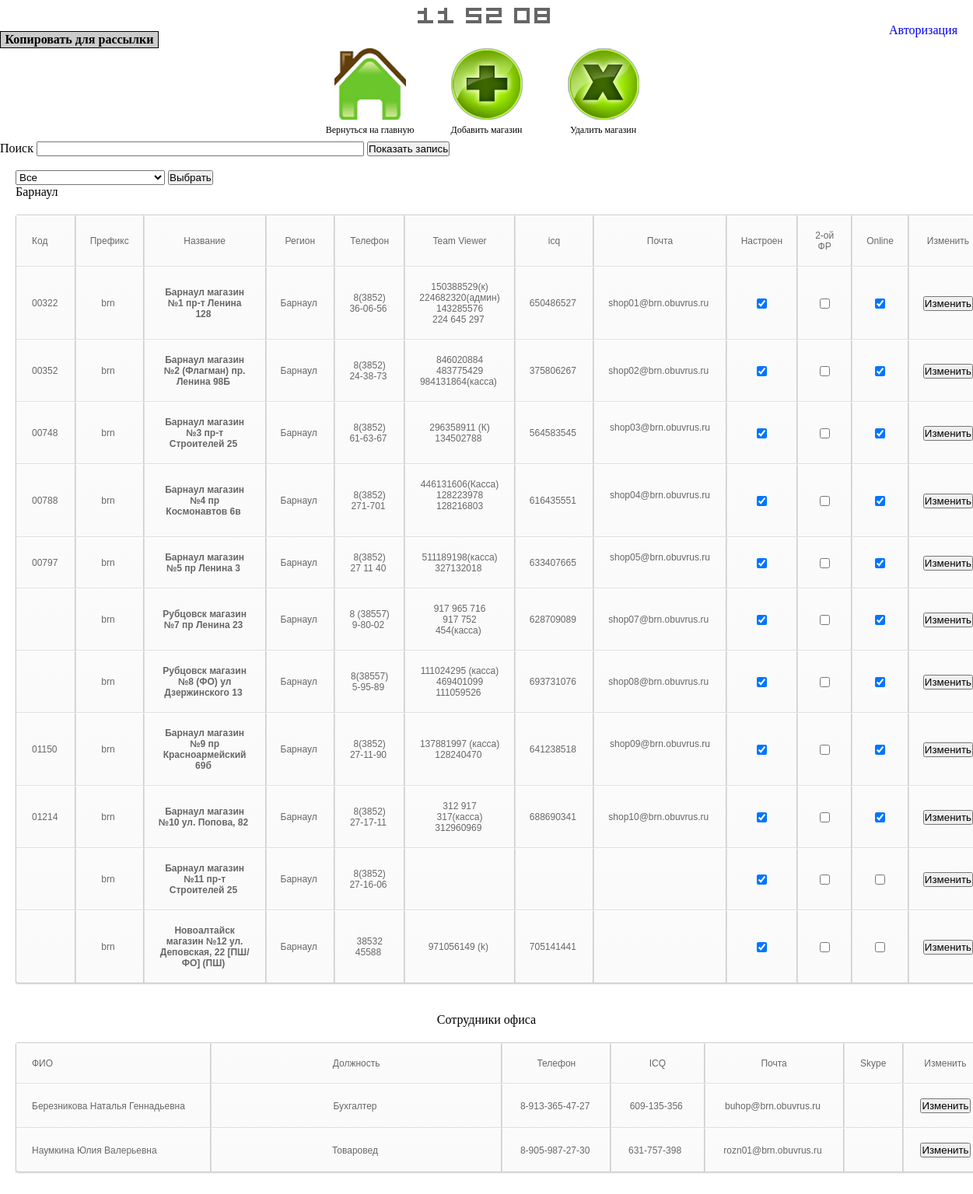
/shops.php?reg=Барнаул, run on the app's committed database.
### tables this page shows
CREATE TABLE IF NOT EXISTS `mag` (
  `id` int(4) unsigned NOT NULL AUTO_INCREMENT,
  `kod` varchar(10) NOT NULL,
  `pref` varchar(15) NOT NULL,
  `name` varchar(100) NOT NULL,
  `number` int(3) NOT NULL,
  `region` varchar(30) NOT NULL,
  `city` varchar(30) NOT NULL,
  `tel` varchar(100) NOT NULL,
  `teamviewer` varchar(200) NOT NULL,
  `icq` varchar(100) NOT NULL,
  `chek` tinyint(1) NOT NULL,
  `fr` tinyint(1) NOT NULL,
  `online` tinyint(1) NOT NULL,
  `mail` varchar(100) NOT NULL,
  PRIMARY KEY (`id`)
);

CREATE TABLE IF NOT EXISTS `peoples` (
  `id` int(5) NOT NULL AUTO_INCREMENT,
  `number` int(3) NOT NULL,
  `fio` varchar(100) NOT NULL,
  `whois` varchar(100) NOT NULL,
  `region` varchar(100) NOT NULL,
  `spec` varchar(100) NOT NULL,
  `tel` varchar(100) NOT NULL,
  `icq` varchar(50) NOT NULL,
  `mail` varchar(50) NOT NULL,
  `skype` varchar(20) NOT NULL,
  PRIMARY KEY (`id`)
);

### functions.php (the view, shortened to what this page needs)
<?php
	function get_region() {
	$action="shops.php";
	$sql = 'SELECT * FROM region';
	$result_select = mysql_query($sql) or die('Запрос не удался: ' . mysql_error());
?>
	<form action=<? echo $action; ?> method=GET >
		<?php
			echo "<br>";
			echo "<select name = 'reg' style='margin-left:20px'>";
			while($object = mysql_fetch_object($result_select))
			{
				echo "<option value = '$object->name' > $object->name </option>";
			}
			echo "</select>";
		?>
	<INPUT TYPE=submit class=button VALUE="Выбрать">
	</form>
<?php }
	function get_list_magazine() {
		if($_GET['reg']){
			$reg=$_GET['reg'];
		}
		echo "<p style='margin-left:20px'>".$reg."</p>";
		if($reg == "" || $reg == "Все" ||  $reg == "it-отдел")
		{
			$query = 'SELECT * FROM mag order by name';
		}
		else
		{
			$query = "SELECT * FROM mag WHERE region='".$reg."' order by number";
		}
		$result = mysql_query($query) or die('Запрос не удался: ' . mysql_error());
		if($result)
		{
		  echo "<table border='1' cellspacing='0' cellpadding='5' style='margin-left:20px' width = 97%>";
		  echo "
			<tr>
				<td ALIGN=CENTER>Код</td>
				<td ALIGN=CENTER>Префикс</td>
				<td ALIGN=CENTER>Название</td>
				<td ALIGN=CENTER>Регион</td>
				<td ALIGN=CENTER>Телефон</td>
				<td ALIGN=CENTER>Team Viewer</td>
				<td ALIGN=CENTER>icq</td>
				<td ALIGN=CENTER>Почта</td>
				<td ALIGN=CENTER width = 32px>Настроен</td>
				<td ALIGN=CENTER width = 32px>2-ой ФР</td>
				<td ALIGN=CENTER width = 32px>Online</td>
				<td ALIGN=CENTER>Изменить</td>
			</tr>";
		  while($author = mysql_fetch_array($result))
		  {
			$checked = "";
			$checked_fr = "";
			$checked_online = "";
			if($author['chek'])
			{
					$checked = "checked";
			}
			if($author['online'])
			{
					$checked_online = "checked";
			}
			echo "<tr class='storepos'>
			<td ALIGN=CENTER>".$author['kod']."&nbsp;</td>
			<td ALIGN=CENTER>".$author['pref']."&nbsp </td>
			<td><a href='actt.php?name=".$author['name']."'>".$author['name']."&nbsp;</td>
			<td ALIGN=CENTER>".$author['region']."&nbsp;</td>
			<td>".$author['tel']."&nbsp;</td>
			<td>".$author['teamviewer']."&nbsp;</td>
			<td ALIGN=CENTER>".$author['icq']."&nbsp;</td>
			<td ALIGN=CENTER>".$author['mail']."&nbsp;</td>
			<td ALIGN=CENTER><input type='checkbox' id = '".$author['id']."'   onchange = 'showOrHide(".$author['id'].")' ".$checked."></td>
			<td ALIGN=CENTER><input type='checkbox' name = '".$author['id']."' id = '".$author['id']."12'   onchange = 'showOrHidefr(".$author['id']."12)' ".$checked_fr."></td>
			<td ALIGN=CENTER><input type='checkbox' name = '".$author['id']."' id = '".$author['id']."14'   onchange = 'showOrHideOnline(".$author['id']."14)' ".$checked_online."></td>
			<td ALIGN=CENTER>
				<form method='post' action='updateall.php'>
					<input type='hidden' name='update' value='".$author['id']."' />
					<input type='hidden' name='region' value='".$reg."' />
					<input type='submit' name='".$author['id']."' value='Изменить'>
				</form>
			</td>
			</tr>";
		  }
		  echo "</table>";
		  $q_p = "SELECT * FROM peoples WHERE region='".$reg."'";
		  echo "<br>";
			echo "<p align='center'>Сотрудники офиса</p>";
			$res_q_p = mysql_query($q_p) or die('Запрос не удался: ' . mysql_error());
			if($res_q_p)
			{
				echo "<table border='1' cellspacing='0' cellpadding='5' align='center' style='margin-left:20px' width = 97%>";
				echo "
				<tr>
					<td ALIGN=CENTER>ФИО</td>
					<td ALIGN=CENTER>Должность</td>
					<td ALIGN=CENTER>Телефон</td>
					<td ALIGN=CENTER>ICQ</td>
					<td ALIGN=CENTER>Почта</td>
					<td ALIGN=CENTER>Skype</td>
					<td ALIGN=CENTER>Изменить</td>
				</tr>";
				while($people_res = mysql_fetch_array($res_q_p))
				{
					echo "<tr>
					<td width = 20%>".$people_res['fio']."&nbsp;</td>
					<td width = 30%>".$people_res['whois']."&nbsp </td>
					<td>".$people_res['tel']."&nbsp;</td>
					<td>".$people_res['icq']."&nbsp;</td>
					<td>".$people_res['mail']."&nbsp;</td>
					<td>".$people_res['skype']."&nbsp;</td>
					<td ALIGN=CENTER>
						<form method='post' action='update_people.php'>
							<input type='hidden' name='update' value='".$people_res['id']."' />
							<input type='hidden' name='region' value='".$reg."' />
							<input type='submit' name='".$people_res['id']."' value='Изменить'>
						</form>
					</td>
					</tr>";
				}
				echo "</table>";
			}
		}
		else
		{
		  echo "<p><b>Error: ".mysql_error()."</b><p>";
		  exit();
		}
	}
?>

### css/style.css (style rules this page uses)
* { margin: 0; padding: 0; }
a { text-decoration: none; }
body { background-color: #fff; margin: 0; padding: 0; }
table { margin: 0; padding: 0; width: 100%; }
table a:link { color: #666; font-weight: bold; text-decoration:none; }
table { font-family:Arial, Helvetica, sans-serif; color:#666; font-size:12px; text-shadow: 1px 1px 0px #fff; background:#eaebec; margin:20px; border:#ccc 1px solid; -moz-border-radius:3px; -webkit-border-radius:3px; border-radius:3px; -moz-box-shadow: 0 1px 2px #d1d1d1; -webkit-box-shadow: 0 1px 2px #d1d1d1; box-shadow: 0 1px 2px #d1d1d1; }
table tr { text-align: center; padding-left:20px; }
table tr td:first-child { text-align: left; padding-left:20px; border-left: 0; }
table tr td { padding:18px; border-top: 1px solid #ffffff; border-bottom:1px solid #e0e0e0; border-left: 1px solid #e0e0e0; background: #fafafa; background: -webkit-gradient(linear, left top, left bottom, from(#fbfbfb), to(#fafafa)); background: -moz-linear-gradient(top, #fbfbfb, #fafafa); }
table tr:last-child td { border-bottom:0; }
table tr:last-child td:first-child { -moz-border-radius-bottomleft:3px; -webkit-border-bottom-left-radius:3px; border-bottom-left-radius:3px; }
table tr:last-child td:last-child { -moz-border-radius-bottomright:3px; -webkit-border-bottom-right-radius:3px; border-bottom-right-radius:3px; }

### data on the page
mag: kod "00322", pref "brn", name "Барнаул магазин №1 пр-т Ленина 128", region "Барнаул", tel "8(3852) 36-06-56", teamviewer "150388529(к) 224682320(админ) 143285576 224 645 297", icq "650486527", mail "shop01@brn.obuvrus.ru"
mag: kod "00352", pref "brn", name "Барнаул магазин №2 (Флагман) пр. Ленина 98Б", region "Барнаул", tel "8(3852) 24-38-73", teamviewer "846020884 483775429 984131864(касса)", icq "375806267", mail "shop02@brn.obuvrus.ru"
mag: kod "00748", pref "brn", name "Барнаул магазин №3 пр-т Строителей 25", region "Барнаул", tel "8(3852) 61-63-67", teamviewer "296358911 (К) 134502788", icq "564583545", mail "shop03@brn.obuvrus.ru"
mag: kod "00788", pref "brn", name "Барнаул магазин №4 пр Космонавтов 6в", region "Барнаул", tel "8(3852) 271-701", teamviewer "446131606(Касса) 128223978 128216803", icq "616435551", mail "shop04@brn.obuvrus.ru"
mag: kod "00797", pref "brn", name "Барнаул магазин №5 пр Ленина 3", region "Барнаул", tel "8(3852) 27 11 40", teamviewer "511189198(касса) 327132018", icq "633407665", mail "shop05@brn.obuvrus.ru"
mag: pref "brn", name "Рубцовск магазин №7 пр Ленина 23", region "Барнаул", tel "8 (38557) 9-80-02", teamviewer "917 965 716 917 752 454(касса)", icq "628709089", mail "shop07@brn.obuvrus.ru"
mag: pref "brn", name "Рубцовск магазин №8 (ФО) ул Дзержинского 13", region "Барнаул", tel "8(38557) 5-95-89", teamviewer "111024295 (касса) 469401099 111059526", icq "693731076", mail "shop08@brn.obuvrus.ru"
mag: kod "01150", pref "brn", name "Барнаул магазин №9 пр Красноармейский 69б", region "Барнаул", tel "8(3852) 27-11-90", teamviewer "137881997 (касса) 128240470", icq "641238518", mail "shop09@brn.obuvrus.ru"
mag: kod "01214", pref "brn", name "Барнаул магазин №10 ул. Попова, 82", region "Барнаул", tel "8(3852) 27-17-11", teamviewer "312 917 317(касса) 312960969", icq "688690341", mail "shop10@brn.obuvrus.ru"
mag: pref "brn", name "Барнаул магазин №11 пр-т Строителей 25", region "Барнаул", tel "8(3852) 27-16-06"
mag: pref "brn", name "Новоалтайск магазин №12 ул. Деповская, 22 [ПШ/ФО] (ПШ)", region "Барнаул", tel "38532 45588", teamviewer "971056149 (k)", icq "705141441"
peoples: fio "Березникова Наталья Геннадьевна", whois "Бухгалтер", tel "8-913-365-47-27", icq "609-135-356", mail "buhop@brn.obuvrus.ru"
peoples: fio "Наумкина Юлия Валерьевна", whois "Товаровед", tel "8-905-987-27-30", icq "631-757-398", mail "rozn01@brn.obuvrus.ru"

### other printed values
$reg "Барнаул"
form field reg "Все"
